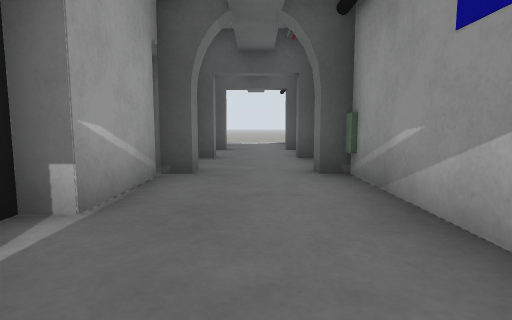
View 1 (above)

16 first-person views from a walk through a robot-simulator world made for Gazebo. The camera is 0.72 m above the floor, tilts 6° down and sees 80° across. Floor lines are 1 m apart. The floor is counted in squares, 1 m on a side. Each view is taken from the middle of a square. On the plan, view 1 faces up. The plan holds only what a view shows up to about 10 squares ahead; the rest is blank.

View 2
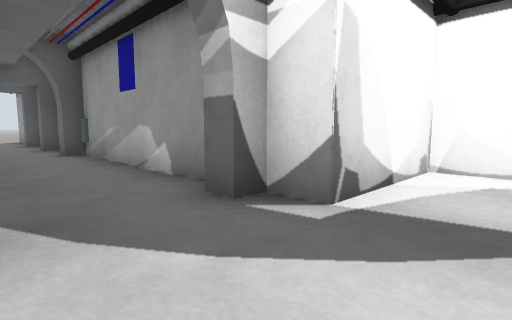

View 3
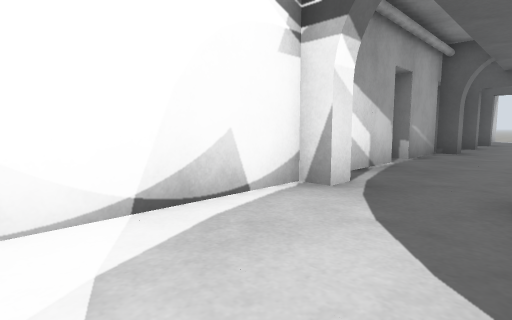

View 4
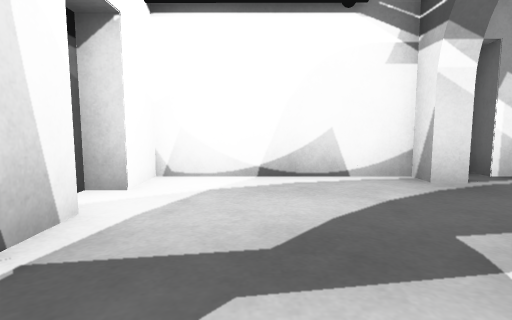

View 5
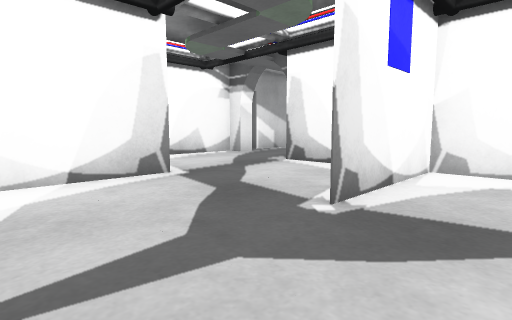

View 6
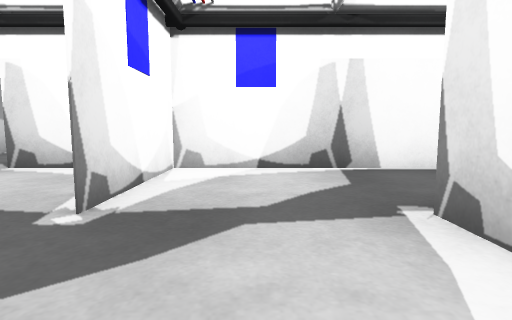

View 7
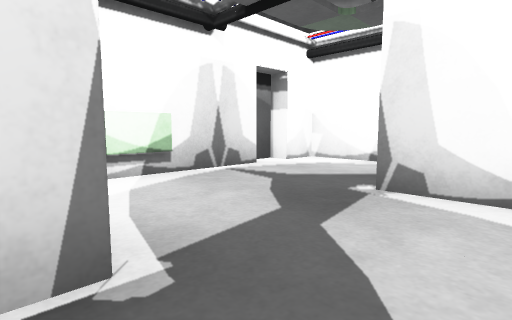

View 8
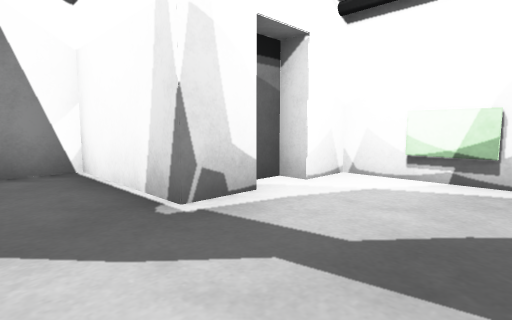

View 9
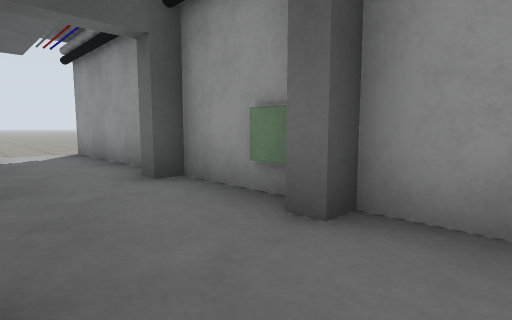

View 10
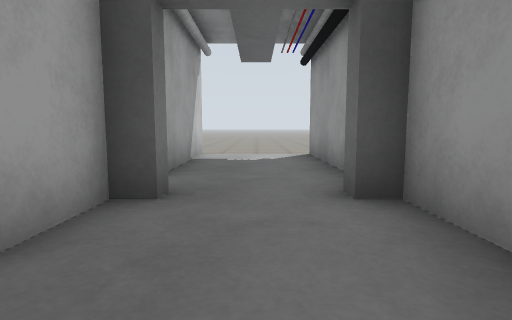

View 11
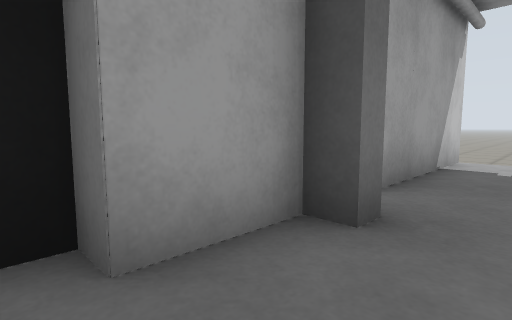

View 12
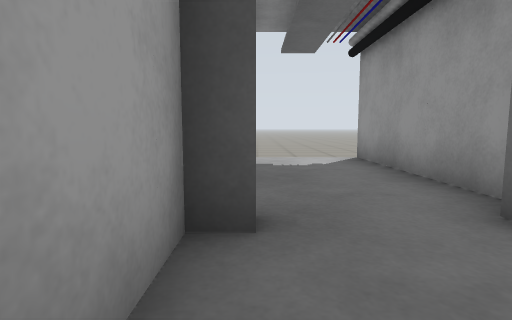

View 13
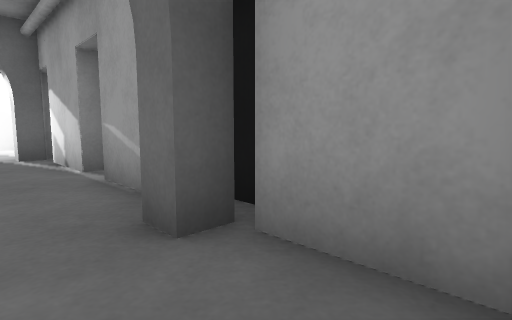

View 14
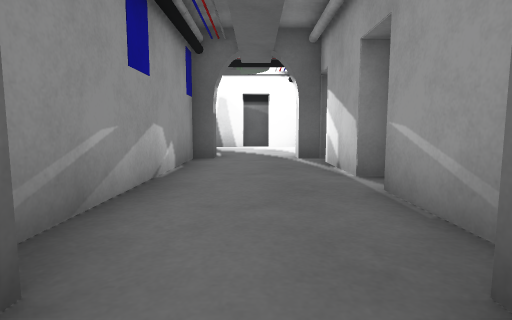

View 15
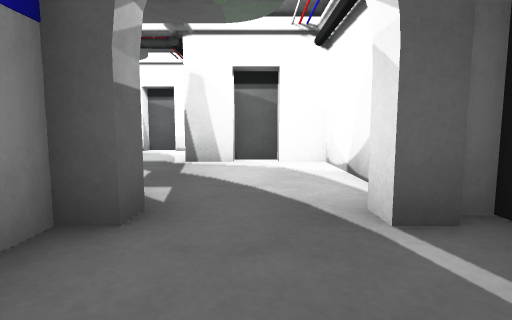

View 16
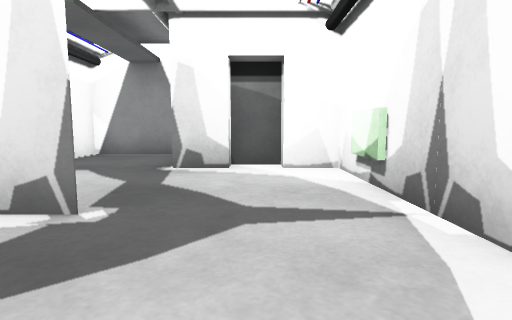

### Floor plan
Points are (right, up) in squares from view 1. A wall is a line through its corners. A room is listed if a view was taken in it or the views show most of it. See-through windows are left out.
Room 1 (views 1, 2, 3, 9, 10, 11, 12, 13, 14, 15)
walls: (1.5, 6.1) (1.5, 7.3); (-1.5, 7) (-1.5, 5.5); (-1.5, 4.6) (-1.5, 2.5); (1.5, 7.9) (1.5, 10.1); (-1.5, 10.1) (-1.5, 8.5); (-1.5, 1.5) (-1.5, -0.5); (1.5, 11) (1.5, 15.5); (1.5, -1.2) (1.5, 4.9); (-1.5, -1.5) (-1.5, -5.5) (-0.5, -5.5); (1.5, -2.5) (1.5, -1.6); (-1.5, 15.6) (-1.5, 11.6); (0.5, -5.5) (1.5, -5.5); (-0.5, -6) (0.5, -6)
ways out: opening at (1, -4.5) to room 2; opening at (-2, 16.5); opening at (1, 16.5)
objects: grey block (-1, -1); grey block (-1, 5); grey block (-1, 7); grey block (-1, 10)
Room 2 (views 4, 5, 6, 7, 8, 16)
walls: (4.5, -5.6) (4.5, -2.5) (4.5, -5.5); (7.5, -6.5) (7.5, -5.5) (10.5, -5.5) (10.5, -2.5) (1.5, -2.5); (3.5, -8.5) (7.5, -8.5) (7.5, -7.5); (1.5, -5.5) (1.5, -8.5) (2.5, -8.5); (2.5, -9) (3.5, -9)
ways out: opening at (1, -4.5) to room 1

Positions as (right, up) in squares from view 1, and headings:
1: (0, 0), facing up
2: (-1, -4), facing up-right
3: (1, -5), facing up-left
4: (3, -4), facing left
5: (6, -8), facing up-left
6: (6, -8), facing up
7: (8, -4), facing down-left
8: (5, -4), facing down-right
9: (-1, 6), facing up-right
10: (0, 7), facing up
11: (0, 8), facing up-left
12: (-1, 8), facing up
13: (0, 7), facing down-left
14: (0, 6), facing down
15: (0, 1), facing down
16: (2, -7), facing right
